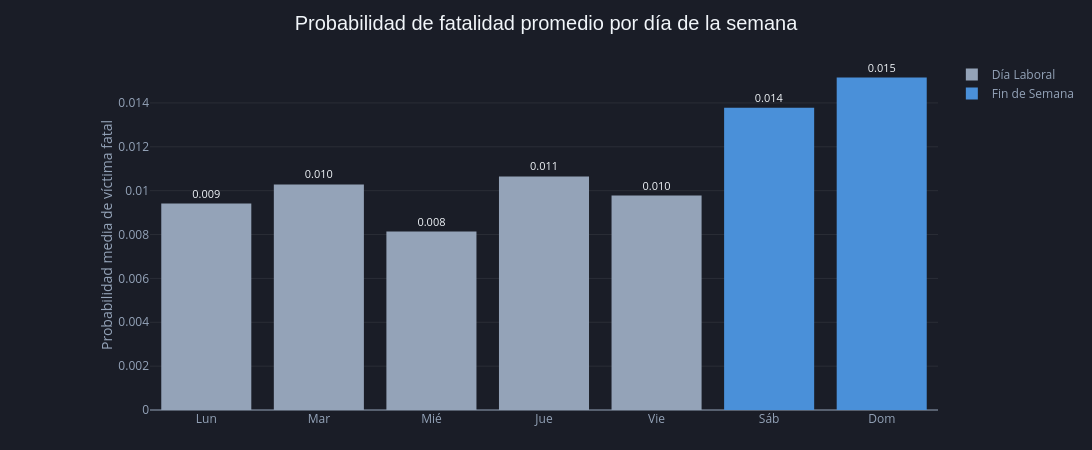

Notebook cell for this chart:
### Code cell
# ── Gráfico 5: Probabilidad de fatalidad por día de la semana ─────────────────

# 1. Agrupamos y preparamos los datos de forma idéntica a tu lógica
df_dias = df_final.groupby('dia_semana')['probabilidad_fatalidad'].mean().reset_index()
df_dias['Día'] = ['Lun', 'Mar', 'Mié', 'Jue', 'Vie', 'Sáb', 'Dom']
df_dias['Tipo de Día'] = ['Día Laboral'] * 5 + ['Fin de Semana'] * 2

# 2. Creamos el gráfico de barras con Plotly Express cambiando colores
fig_dias = px.bar(
    df_dias,
    x='Día',
    y='probabilidad_fatalidad',
    color='Tipo de Día', 
    title='Probabilidad de fatalidad promedio por día de la semana',
    labels={'probabilidad_fatalidad': 'Probabilidad media', 'Día': ''},
    # Nueva paleta: Gris claro para días laborales y Azul vibrante para fin de semana
    color_discrete_map={'Día Laboral': '#94A3B8', 'Fin de Semana': '#4A90D9'},
    text_auto='.3f' 
)

# 3. DISEÑO UNIFICADO OSCURO
fig_dias.update_layout(
    template=None,
    paper_bgcolor='#1A1D27',
    plot_bgcolor='#1A1D27',
    
    title_font_size=20,
    title_font_family='Arial',
    font_color='#F1F5F9',
    
    height=450,
    width=1150,
    
    # Configuración de la leyenda con color claro
    legend=dict(
        title_text='',
        font=dict(color='#94A3B8'),
        yanchor='top',
        y=1,
        xanchor='right',
        x=1.18 
    ),
    margin=dict(t=60, b= 40, l=150, r=150) 
)

# 4. Ajustes de legibilidad para ejes y grillas tenues
fig_dias.update_xaxes(
    color='#94A3B8',
    tickfont=dict(size=12, color='#94A3B8')
)
fig_dias.update_yaxes(
    title_text='Probabilidad media de víctima fatal',
    showgrid=True, 
    gridcolor='rgba(255,255,255,0.07)', 
    color='#94A3B8',
    tickfont=dict(color='#94A3B8')
)

# Posicionamos los números por fuera de las barras y en color claro
fig_dias.update_traces(
    textposition='outside', 
    textfont=dict(size=11, color='#F1F5F9')
)

# Mostramos el gráfico interactivo
fig_dias.show()

### Figure 1 — Plotly figure (JSON) as saved in the notebook; plotly's stock layout.template omitted (floating-point values rounded to 4 significant figures)
{"data": [{"hovertemplate": "Tipo de Día=Día Laboral<br>=%{x}<br>Probabilidad media=%{y}<extra></extra>", "legendgroup": "Día Laboral", "marker": {"color": "#94A3B8", "pattern": {"shape": ""}}, "name": "Día Laboral", "orientation": "v", "showlegend": true, "textfont": {"color": "#F1F5F9", "size": 11}, "textposition": "outside", "texttemplate": "%{y:.3f}", "type": "bar", "x": ["Lun", "Mar", "Mié", "Jue", "Vie"], "xaxis": "x", "y": [0.009411, 0.01029, 0.008136, 0.01065, 0.009776], "yaxis": "y"}, {"hovertemplate": "Tipo de Día=Fin de Semana<br>=%{x}<br>Probabilidad media=%{y}<extra></extra>", "legendgroup": "Fin de Semana", "marker": {"color": "#4A90D9", "pattern": {"shape": ""}}, "name": "Fin de Semana", "orientation": "v", "showlegend": true, "textfont": {"color": "#F1F5F9", "size": 11}, "textposition": "outside", "texttemplate": "%{y:.3f}", "type": "bar", "x": ["Sáb", "Dom"], "xaxis": "x", "y": [0.01378, 0.01516], "yaxis": "y"}], "layout": {"barmode": "relative", "font": {"color": "#F1F5F9"}, "height": 450, "legend": {"font": {"color": "#94A3B8"}, "title": {"text": ""}, "tracegroupgap": 0, "x": 1.18, "xanchor": "right", "y": 1, "yanchor": "top"}, "margin": {"b": 40, "l": 150, "r": 150, "t": 60}, "paper_bgcolor": "#1A1D27", "plot_bgcolor": "#1A1D27", "title": {"font": {"family": "Arial", "size": 20}, "text": "Probabilidad de fatalidad promedio por día de la semana"}, "width": 1150, "xaxis": {"anchor": "y", "color": "#94A3B8", "domain": [0, 1], "tickfont": {"color": "#94A3B8", "size": 12}, "title": {"text": ""}}, "yaxis": {"anchor": "x", "color": "#94A3B8", "domain": [0, 1], "gridcolor": "rgba(255,255,255,0.07)", "showgrid": true, "tickfont": {"color": "#94A3B8"}, "title": {"text": "Probabilidad media de víctima fatal"}}}}
